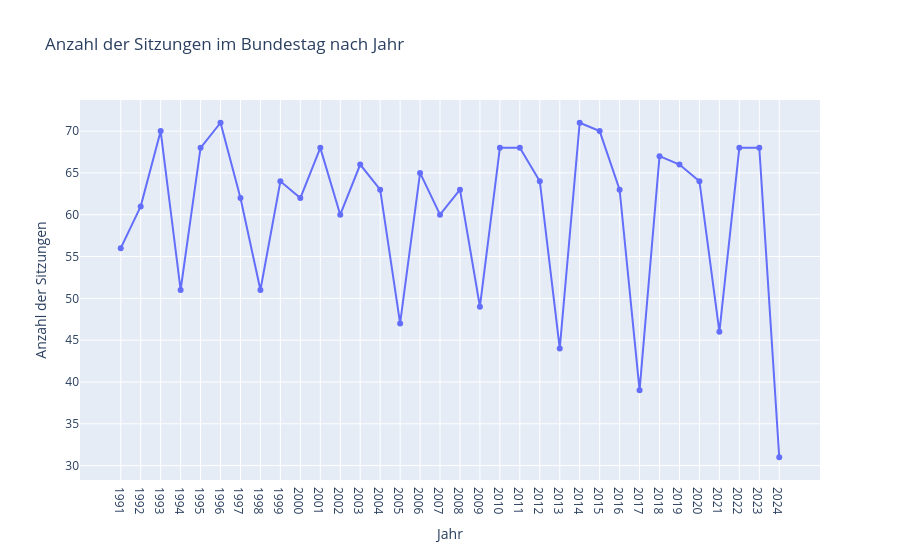

The notebook cell saved with this chart:
### Markdown cell above
Die Anzahl der Sätze scheint seit 1991 einen Aufwärts-Trend zu haben. Während in der Wahlperiode von 1994 bis 1998 das Maximum an Sätzen/Jahr bei 212 Tausend lag, ist es jetzt bei über 350 Tausend. 

Was außerdem auffällt ist, dass in den Wahljahren immer ein kleiner Knick enthalten ist. Das ist dem geschuldet, dass in den Wahljahren auch weniger Sitzungen stattfinden, damit die Abgeordneten dem Wahlkampf in ihrem Wahlkreis nachgehen können.  
Das zeigt der nächste Plot:

### Code cell
fig = px.line(df_speeches_grouped,
              x='year',
              y='number_protocols',
              title='Anzahl der Sitzungen im Bundestag nach Jahr',
              labels={'year': 'Jahr', 'number_protocols': 'Anzahl der Sitzungen'},
              markers=True,)
fig.update_layout(hovermode='x unified')

### Figure 1 — Plotly figure (JSON) as saved in the notebook; plotly's stock layout.template omitted (floating-point values rounded to 4 significant figures)
{"data": [{"hovertemplate": "Jahr=%{x}<br>Anzahl der Sitzungen=%{y}<extra></extra>", "legendgroup": "", "line": {"color": "#636efa", "dash": "solid"}, "marker": {"symbol": "circle"}, "mode": "lines+markers", "name": "", "orientation": "v", "showlegend": false, "type": "scatter", "x": ["1991", "1992", "1993", "1994", "1995", "1996", "1997", "1998", "1999", "2000", "2001", "2002", "2003", "2004", "2005", "2006", "2007", "2008", "2009", "2010", "2011", "2012", "2013", "2014", "2015", "2016", "2017", "2018", "2019", "2020", "2021", "2022", "2023", "2024"], "xaxis": "x", "y": [56, 61, 70, 51, 68, 71, 62, 51, 64, 62, 68, 60, 66, 63, 47, 65, 60, 63, 49, 68, 68, 64, 44, 71, 70, 63, 39, 67, 66, 64, 46, 68, 68, 31], "yaxis": "y"}], "layout": {"hovermode": "x unified", "legend": {"tracegroupgap": 0}, "title": {"text": "Anzahl der Sitzungen im Bundestag nach Jahr"}, "xaxis": {"anchor": "y", "domain": [0, 1], "title": {"text": "Jahr"}}, "yaxis": {"anchor": "x", "domain": [0, 1], "title": {"text": "Anzahl der Sitzungen"}}}}
